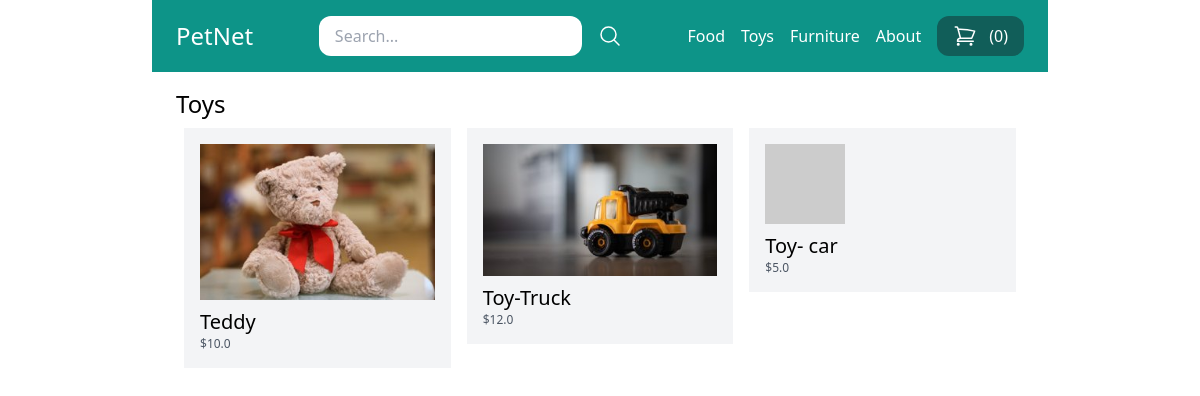
Page /toys/ on the committed database.
### store/models.py (models this page shows, shortened)
class Category(models.Model):
    title = models.CharField(max_length=50)
    slug = models.SlugField(max_length=50)
    class Meta:
        verbose_name_plural = 'Categories'

class Product(models.Model):
    DRAFT = 'draft'
    WAITING_APPROVAL = 'waitingapproval'
    ACTIVE = 'active'
    DELETED = 'deleted'
    STATUS_CHOICES = (
        (DRAFT, 'Draft'),
        (WAITING_APPROVAL, 'Waiting approval'),
        (ACTIVE, 'Active'),
        (DELETED, 'Deleted'),
    )
    user = models.ForeignKey(User, related_name='products', on_delete=models.CASCADE)
    category = models.ForeignKey(Category, related_name='products', on_delete=models.CASCADE)
    title = models.CharField(max_length=50)
    slug = models.SlugField(max_length=50)
    description = models.TextField(blank=True)
    price = models.IntegerField()
    image = models.ImageField(upload_to='uploads/product_images', blank=True, null=True)
    thumbnail = models.ImageField(upload_to='uploads/product_images/thumbnail', blank=True, null=True)
    created_at = models.DateTimeField(auto_now_add=True)
    updated_at = models.DateTimeField(auto_now=True)
    status = models.CharField(max_length=50, choices=STATUS_CHOICES, default=ACTIVE)
    class Meta:
        ordering = ('-created_at',)
    def get_display_price(self):
        return self.price / 100
    def get_thumbnail(self):
        if self.thumbnail:
            return self.thumbnail.url
        else:
            if self.image:
                self.thumbnail = self.make_thumbnail(self.image)
                self.save()
                return self.thumbnail.url
            else:
                return 'https://via.placeholder.com/240x240x.jpg'

### store/views.py (the view)
# urls.py: path('<slug:slug>/', views.category_detail, name='category_detail'),
def category_detail(request, slug):
    category = get_object_or_404(Category, slug=slug)
    products = category.products.filter(status=Product.ACTIVE)
    return render(request, 'store/category_detail.html', {
        'category': category,
        'products': products
    })

### store/cart.py (called while the page is built)
    def __len__(self):
        return sum(item['quantity'] for item in self.cart.values())

### store/context_processors.py (called while the page is built)
def cart(request):
    return {'cart': Cart(request)}

### store/templatetags/menu.py (called while the page is built)
@register.inclusion_tag('core/menu.html')
def menu():
    categories = Category.objects.all()
    return {'categories': categories}

### store/templates/store/category_detail.html (shortened to what this page needs)
{% extends 'core/base.html' %}
{% block content %}
    <h1 class="text-2xl">{{ category.title }}</h1>
    {% include 'store/partials/products.html' %}
{% endblock %}

### core/templates/core/menu.html
{% for category in categories %}
    <a href="{% url 'category_detail' category.slug %}" class="text-white">{{ category.title }}</a>
{% endfor %}
<a href="{% url 'about' %}" class="text-white">About</a>

### store/templates/store/partials/products.html
<div class="flex flex-wrap">
    {% for product in products %}
        <div class="product w-1/3 p-2">
            <div class="p-4 bg-gray-100">
                <a href="{% url 'product_detail' product.category.slug product.slug %}">
                    <div class="image mb-2">
                        <img src="{{ product.get_thumbnail }}" alt="Image of {{ product.title }}">
                    </div>
                    <h2 class="text-xl">{{ product.title }}</h2>
                    <p class="text-xs text-gray-600">${{ product.get_display_price }}</p>
                </a>
            </div>
        </div>
    {% endfor %}
</div>

### rows in the picture
Category: title "Food"
Category: title "Toys"
Category: title "Furniture"
Product: get_thumbnail (picture), title "Teddy", get_display_price "10.0"
Product: get_thumbnail (picture), title "Toy-Truck", get_display_price "12.0"
Product: title "Toy- car", get_display_price "5.0"

### other values in the picture
{{ cart|length }} "0"
